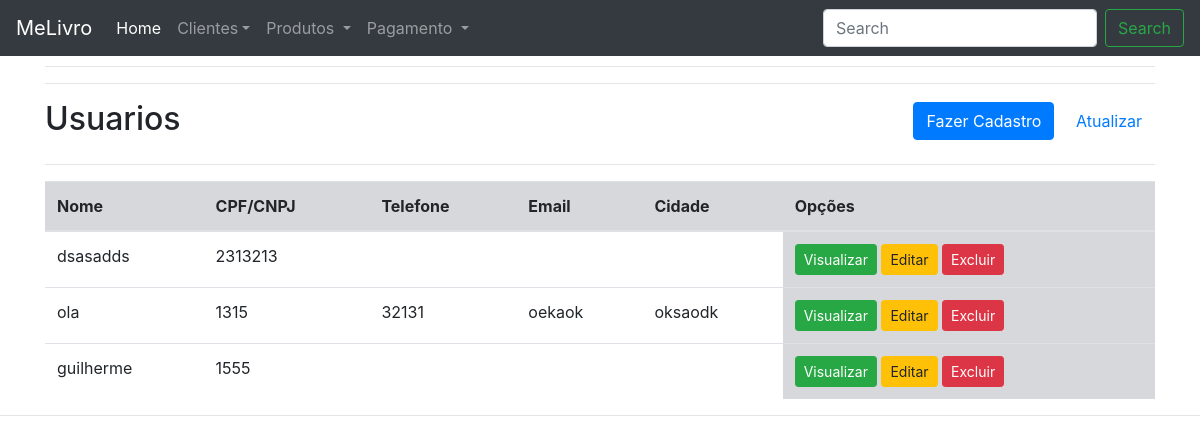
Page /usuarios/index.php on the committed database.
### tables this page shows
CREATE TABLE `pessoa` (
  `CPF` varchar(14) NOT NULL,
  `NOME` varchar(30) NOT NULL,
  `EMAIL` varchar(30) NOT NULL,
  `SENHA` varchar(15) NOT NULL,
  `ADMIN` tinyint(1) NOT NULL
);

CREATE TABLE `usuario` (
  `CIDADE` varchar(20) NOT NULL,
  `ENDERECO` varchar(30) NOT NULL,
  `TELEFONE` varchar(16) NOT NULL,
  `SEXO` varchar(1) NOT NULL,
  `CPF` varchar(14) NOT NULL
);

### usuarios/functions.php (called while the page is built, shortened)
<?php
function indexUser() {
  $usuarios = findUser_all('usuario');
}
function findUser_all( $table ) {
  return findUser($table);
}
function findUser( $table = null, $id = null ) {
	$database = open_database();
	$found = null;
  if($table == 'usuario'){
    try{
      $sql = "SELECT * FROM pessoa INNER JOIN usuario ON pessoa.cpf=usuario.cpf";
	    $result = $database->query($sql);
	    if ($result->num_rows > 0) {
        $found = $result->fetch_all(MYSQLI_ASSOC);
      }
    } catch (Exception $e) {
      $_SESSION['message'] = $e->GetMessage();
      $_SESSION['type'] = 'danger';
    }
  }
  return $found;
}
?>

### usuarios/index.php (the view, shortened to what this page needs)
<?php
    require_once('functions.php');
	indexUser();
?>
<header>
	<hr>
	<hr>
	<div class="row">
		<div class="col-sm-6">
			<h2>Usuarios</h2>
		</div>
		<div class="col-sm-6 text-right h2">
	    	<a class="btn btn-primary" href="add.php"><i class="fa fa-plus"></i> Fazer Cadastro</a>
	    	<a class="btn btn-default" href="index.php"><i class="fa fa-refresh"></i> Atualizar</a>
	    </div>
	</div>
</header>
<hr>
<div class="table-responsive-sm">
	<table class="table">
	<thead>
		<tr>
			<th class="table-secondary" scope="col">Nome</th>
			<th class="table-secondary" scope="col">CPF/CNPJ</th>
			<th class="table-secondary" scope="col">Telefone</th>
			<th class="table-secondary" scope="col">Email</th>
			<th class="table-secondary" scope="col">Cidade</th>
			<th class="table-secondary" scope="col">Opções</th>
		</tr>
	</thead>
	<tbody>
	<?php
	if ($usuarios) :
		foreach ($usuarios as $usuario) : ?>
		<tr>
			<td scope="row"><?php echo $usuario["NOME"]; ?></td>
			<td><?php echo $usuario["CPF"]; ?></td>
			<td><?php echo $usuario["TELEFONE"]; ?></td>
			<td><?php echo $usuario["EMAIL"]; ?></td>
			<td><?php echo $usuario["CIDADE"]; ?></td>
			<td class="table-secondary">
				<a href="view.php?id=<?php echo $usuario['CPF']; ?>" class="btn btn-sm btn-success"><i class="fa fa-eye"></i> Visualizar</a>
				<a href="edit.php?id=<?php echo $usuario['CPF']; ?>" class="btn btn-sm btn-warning"><i class="fa fa-pencil"></i> Editar</a>
				<a href="#" class="btn btn-sm btn-danger" data-toggle="modal" data-target="#delete-modal" data-customer="<?php echo $usuario['CPF']; ?>">Excluir
				</a>
			</td>
		</tr>
		<?php endforeach; ?>
	<?php else : ?>
		<tr>
			<td colspan="6">Nenhum registro encontrado.</td>
		</tr>
	<?php endif; ?>
	</tbody>
	</table>
</div>

### inc/header.php (style rules this page uses)
body { padding-top: 50px; padding-bottom: 20px; }

### rows in the picture
pessoa: NOME "dsasadds", usuario.CPF "2313213"
pessoa: NOME "ola", usuario.CPF "1315", usuario.TELEFONE "32131", EMAIL "oekaok", usuario.CIDADE "oksaodk"
pessoa: NOME "guilherme", usuario.CPF "1555"
